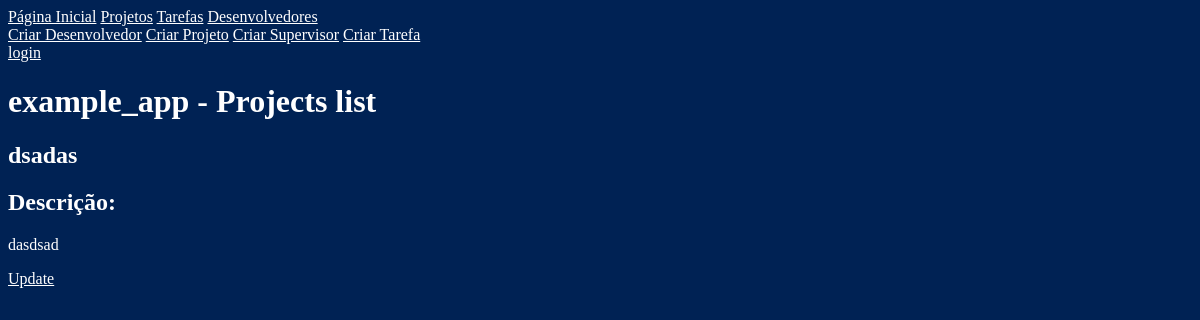
Page /detail_task_1 on the earlier database version.
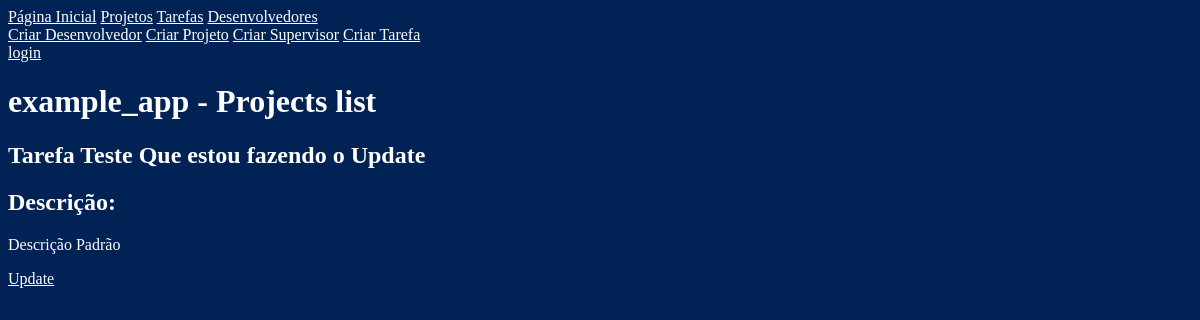
Same page on the later database version.
### example_app/models.py (models this page shows, shortened)
class Task(models.Model):
	title 			= models.CharField(max_length=100,verbose_name="Title")
	description 	= models.CharField(max_length=1000,verbose_name="Description")
	time_lapsed 	= models.IntegerField(verbose_name="Elapsed time",null=True,default=None,blank=True)
	importance  	= models.ForeignKey(Project,verbose_name="Project",null=True,default=None,blank=True)
	developers		= models.ManyToManyField(Developer, through="DeveloperWorkTask")

### example_app/views/detail_task.py (the view)
# urls.py: url(r'^project-detail-(?P<pk>\d+)$','example_app.views.project_detail.page',name='project_detail'),
def page(request,pk):
	checked_task = Task.objects.filter(id=pk)
	try:
		task = checked_task.get()
	except(Task.DoesNotExist,Task.MultipleObjectsReturned):
		return HttpResponseRedirect(reverse('index'))
	else:
		request.session['last_task'] = task.id
	return render(request,"detail_task.html",{'object':task})

### example_app/templates/detail_task.html (shortened to what this page needs)
{% extends "base.html" %}
{% block h1 %}
	{{ bloc.super }} Projects list
{% endblock %}
{% block article_content %}
	<h1>{{ object.title }}</h1>
	<h2>Descrição:</h2>
	<p>{{ object.description }}</p>
	<a href="{% url "update_task" object.id %}">Update</a>
{% endblock %}

Differences in the rows shown:
changed Task: title "dsadas" → "Tarefa Teste Que estou fazendo o Update"; description "dasdsad" → "Descrição Padrão"
